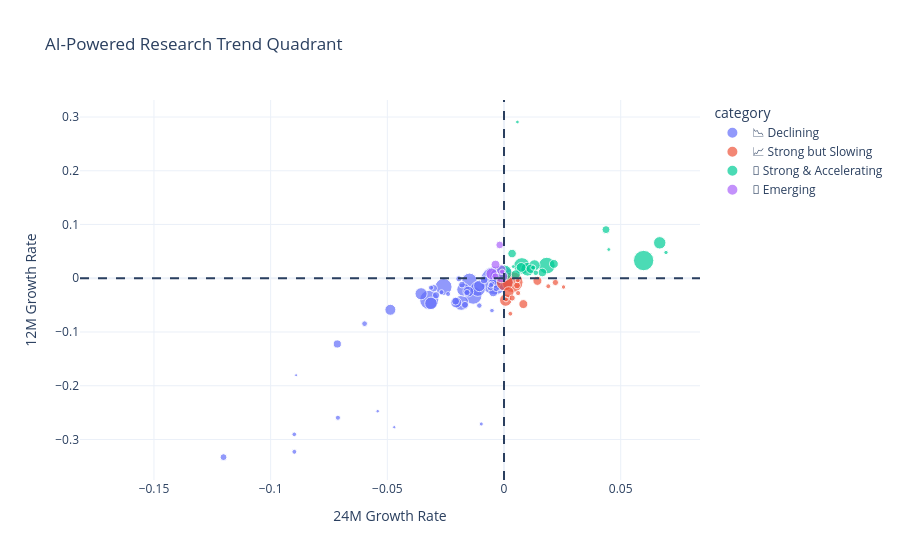

The code cell stored with this chart in its notebook:
### Code cell
fig = px.scatter(
    topics_df,
    x="slope_24m",
    y="slope_12m",
    color="category",
    size="Count",
    hover_name="label",

    title="AI-Powered Research Trend Quadrant"
)

fig.add_vline(x=0, line_dash="dash")
fig.add_hline(y=0, line_dash="dash")

fig.update_layout(
    xaxis_title="24M Growth Rate",
    yaxis_title="12M Growth Rate",
    template="plotly_white"
)

fig.show()

### Figure 1 — Plotly figure (JSON) as saved in the notebook; plotly's stock layout.template omitted (floating-point values rounded to 4 significant figures)
{"data": [{"hovertemplate": "<b>%{hovertext}</b><br><br>category=📉 Declining<br>slope_24m=%{x}<br>slope_12m=%{y}<br>Count=%{marker.size}<extra></extra>", "hovertext": ["Reinforcement learning rl", "Audio asr recognition", "Rag entity the", "Federated fl data", "Languages multilingual language", "Text scientific summaries", "Reward alignment human", "Hate detection fake", "Recommender user items", "Point depth scene", "Graph texttosql sql", "Node gnns graphs", "Explanation xai interpretability", "Dialog intent taskoriented", "Images image deepfake", "Gender biases fairness", "Games agents players", "Label ood uncertainty", "Detection anomalies series", "Snns neuromorphic neural", "Fair bias algorithmic", "Forgetting learning catastrophic", "Activity har action", "Aspect analysis absa", "Agents marl reinforcement", "Power grid forecasting", "Routing problems scheduling", "Mobility spatiotemporal prediction", "Document documents handwritten", "Neurosymbolic neural logic", "Temporal extraction events", "Teacher student kd", "Images leaf disease", "Defect diagnosis faults", "Multiview clusters kmeans", "Ontologies knowledge ontological", "Topics modeling clustering", "Tweets media social", "Mining business event", "Language translation slt", "Humor detection sarcastic", "Soccer players player", "Path multiagent finding", "Argumentative arguments argumentation", "Astronomical galaxies radio", "Carbon energy sustainability", "Missing values data", "Prediction coverage uncertainty", "Detoxification toxic text", "Eye estimation tracking", "Reality ar virtual"], "legendgroup": "📉 Declining", "marker": {"color": "#636efa", "size": [9578, 7400, 4423, 3717, 3438, 2772, 2707, 2650, 2041, 1887, 1858, 1772, 1611, 1446, 1396, 1391, 958, 792, 742, 735, 692, 638, 595, 565, 546, 540, 468, 454, 447, 407, 390, 376, 358, 327, 311, 299, 297, 296, 288, 260, 254, 199, 162, 157, 148, 130, 118, 107, 106, 105, 105], "sizemode": "area", "sizeref": 23.95, "symbol": "circle"}, "mode": "markers", "name": "📉 Declining", "orientation": "v", "showlegend": true, "type": "scatter", "x": [-0.004038, -0.0009468, -0.03205, -0.01321, -0.0259, -0.0148, -0.0112, -0.0183, -0.01746, -0.03129, -0.003911, -0.03554, -0.01055, -0.0487, -0.0205, -0.01529, -0.004613, -0.07143, -0.008528, -0.02073, -0.03017, -0.02911, -0.01673, -0.1202, -0.01802, -0.003333, -0.005848, -0.01585, -0.01936, -0.00516, -0.05974, -0.005619, -0.01058, -0.03128, -0.07118, -0.02678, -0.02395, -0.1671, -0.08983, -0.08987, -0.005162, -0.009754, -0.03948, -0.03579, -0.05412, -0.04703, -0.08467, -0.08909, NaN, -0.08783, -0.004602], "xaxis": "x", "y": [-0.004541, -0.0001059, -0.0402, -0.03201, -0.01611, -0.004621, -0.01977, -0.04584, -0.02108, -0.04674, -0.007109, -0.02887, -0.01421, -0.05868, -0.04521, -0.02472, -0.02617, -0.1223, -0.002969, -0.04266, -0.01854, -0.03157, -0.04958, -0.3329, -0.01183, -0.01855, -0.01734, -0.02658, -0.00106, -0.01061, -0.08457, -0.01302, -0.05084, -0.01761, -0.2595, -0.02593, -0.02941, NaN, -0.3229, -0.2904, -0.06016, -0.2712, NaN, NaN, -0.2474, -0.2772, NaN, -0.1804, -0.1581, NaN, NaN], "yaxis": "y"}, {"hovertemplate": "<b>%{hovertext}</b><br><br>category=📈 Strong but Slowing<br>slope_24m=%{x}<br>slope_12m=%{y}<br>Count=%{marker.size}<extra></extra>", "hovertext": ["Multimodal video image", "Clinical biomedical and", "Systems intelligence artificial", "Surgical medical images", "Classical circuits computing", "Clinical patients healthcare", "Wireless 6g networks", "3d reasoning geospatial", "Csi wireless sensing", "Circuit hardware verilog", "Cybersecurity threat cyber", "Charts visualization visualizations", "Knowledge edits edited", "Narrative stories plot", "Ethical llms values"], "legendgroup": "📈 Strong but Slowing", "marker": {"color": "#EF553B", "size": [5206, 3435, 1832, 1435, 981, 968, 544, 475, 455, 319, 288, 285, 275, 271, 229], "sizemode": "area", "sizeref": 23.95, "symbol": "circle"}, "mode": "markers", "name": "📈 Strong but Slowing", "orientation": "v", "showlegend": true, "type": "scatter", "x": [0.003703, 0.0003467, 0.0007173, 0.001957, 0.01431, 0.008287, 0.005594, 0.02203, 0.00352, 0.006045, 0.01897, 0.0008484, 0.005896, 0.002721, 0.02551], "xaxis": "x", "y": [-0.007254, -0.007667, -0.0407, -0.02595, -0.004883, -0.04809, -0.01343, -0.007912, -0.03669, -0.02763, -0.01492, -0.0394, -0.00396, -0.06602, -0.01632], "yaxis": "y"}, {"hovertemplate": "<b>%{hovertext}</b><br><br>category=🚀 Strong & Accelerating<br>slope_24m=%{x}<br>slope_12m=%{y}<br>Count=%{marker.size}<extra></extra>", "hovertext": ["Cot mathematical llms", "Llms safety jailbreak", "Transformers transformer kv", "Emotional mental personality", "Protein drug chemical", "Agent gui planning", "Forecasting time weather", "Market stock trading", "Quantized memory hardware", "Patent law case", "Equations physicsinformed differential", "Hallucinations lvlms llms", "Brain signals decoding", "Generation sampling models", "Evolutionary algorithm algorithms", "Watermark watermarks watermarked", "Transaction financial detection", "Mri imaging ct", "Optimization bayesian function", "Recipe recipes dietary"], "legendgroup": "🚀 Strong & Accelerating", "marker": {"color": "#00cc96", "size": [4961, 3345, 3269, 2875, 2254, 1846, 1498, 1158, 1051, 1016, 954, 892, 879, 760, 368, 303, 221, 176, 172, 163], "sizemode": "area", "sizeref": 23.95, "symbol": "circle"}, "mode": "markers", "name": "🚀 Strong & Accelerating", "orientation": "v", "showlegend": true, "type": "scatter", "x": [0.05983, 0.01833, 0.00766, 0.0001287, 0.01011, 0.06673, 0.01304, 0.007336, 0.01146, 0.00504, 0.02136, 0.01643, 0.003455, 0.0437, 0.01363, 0.01251, 0.06941, 0.003951, 0.04489, 0.005746], "xaxis": "x", "y": [0.03291, 0.02351, 0.02293, 0.01032, 0.01675, 0.06588, 0.02402, 0.02013, 0.01754, 0.007115, 0.02662, 0.01071, 0.0459, 0.09043, 0.01012, 0.01987, 0.04793, 0.0217, 0.05348, 0.2907], "yaxis": "y"}, {"hovertemplate": "<b>%{hovertext}</b><br><br>category=🌱 Emerging<br>slope_24m=%{x}<br>slope_12m=%{y}<br>Count=%{marker.size}<extra></extra>", "hovertext": ["Education student educational", "Attacks attack robustness", "Pruning networks gradient", "Variables discovery causality", "Regret bandits algorithm", "Detection intrusion iot", "Ai creativity design"], "legendgroup": "🌱 Emerging", "marker": {"color": "#ab63fa", "size": [1858, 1590, 1092, 954, 713, 603, 335], "sizemode": "area", "sizeref": 23.95, "symbol": "circle"}, "mode": "markers", "name": "🌱 Emerging", "orientation": "v", "showlegend": true, "type": "scatter", "x": [-0.001117, -0.00529, -0.001233, -0.003645, -0.001847, -0.003666, -0.0008086], "xaxis": "x", "y": [0.003221, 0.008189, 0.01608, 0.02536, 0.06193, 0.003354, 0.01225], "yaxis": "y"}], "layout": {"legend": {"itemsizing": "constant", "title": {"text": "category"}, "tracegroupgap": 0}, "shapes": [{"line": {"dash": "dash"}, "type": "line", "x0": 0, "x1": 0, "xref": "x", "y0": 0, "y1": 1, "yref": "y domain"}, {"line": {"dash": "dash"}, "type": "line", "x0": 0, "x1": 1, "xref": "x domain", "y0": 0, "y1": 0, "yref": "y"}], "title": {"text": "AI-Powered Research Trend Quadrant"}, "xaxis": {"anchor": "y", "domain": [0, 1], "title": {"text": "24M Growth Rate"}}, "yaxis": {"anchor": "x", "domain": [0, 1], "title": {"text": "12M Growth Rate"}}}}
